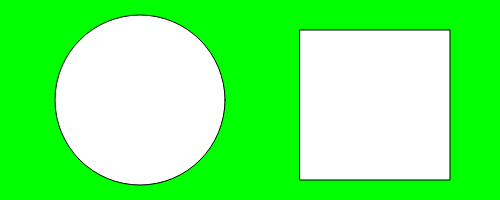
Frame 1 (no input)
Frame 60 (no input): identical to frame 1, image omitted
Frame 120 (the mouse pressed at the canvas centre since frame 60): identical to frame 1, image omitted

The p5.js sketch that drew this single still picture (run headless with seeded random() and noise() and a simulated clock; from frame 60 on, the mouse is pressed at the canvas centre):

// p5.js sketch
// ── sketch.js
function setup() {
  createCanvas(500, 200);
}

function draw() {
  background(0, 255, 0);

  square(300, 30, 150);

  circle(140, 100, 170);
}
